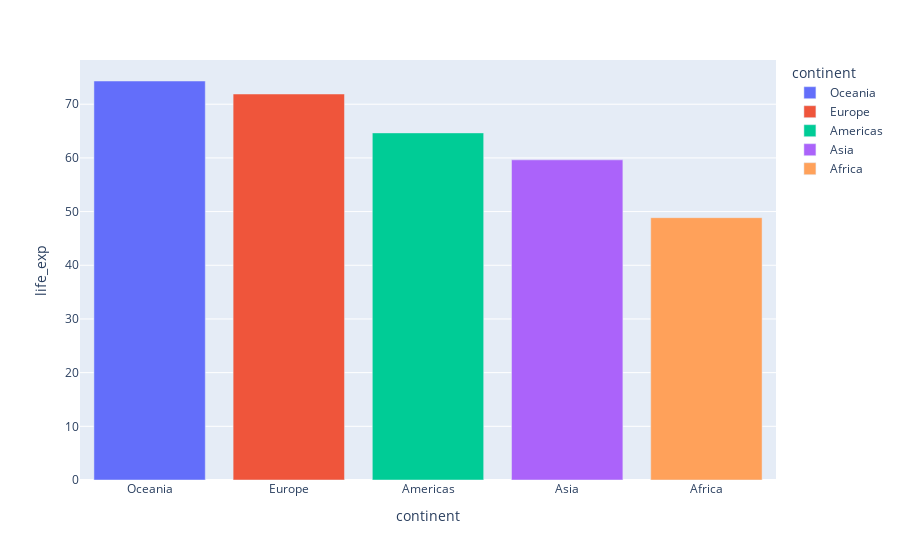

The code cell stored with this chart in its notebook:
### Code cell
fig = px.bar(data_frame=df4, 
            x='continent',
            y='life_exp',
            color='continent')
fig.show()

### Figure 1 — Plotly figure (JSON) as saved in the notebook; plotly's stock layout.template omitted (floating-point values rounded to 4 significant figures)
{"data": [{"alignmentgroup": "True", "hovertemplate": "continent=%{x}<br>life_exp=%{y}<extra></extra>", "legendgroup": "Oceania", "marker": {"color": "#636efa", "pattern": {"shape": ""}}, "name": "Oceania", "offsetgroup": "Oceania", "orientation": "v", "showlegend": true, "textposition": "auto", "type": "bar", "x": ["Oceania"], "xaxis": "x", "y": [74.33], "yaxis": "y"}, {"alignmentgroup": "True", "hovertemplate": "continent=%{x}<br>life_exp=%{y}<extra></extra>", "legendgroup": "Europe", "marker": {"color": "#EF553B", "pattern": {"shape": ""}}, "name": "Europe", "offsetgroup": "Europe", "orientation": "v", "showlegend": true, "textposition": "auto", "type": "bar", "x": ["Europe"], "xaxis": "x", "y": [71.9], "yaxis": "y"}, {"alignmentgroup": "True", "hovertemplate": "continent=%{x}<br>life_exp=%{y}<extra></extra>", "legendgroup": "Americas", "marker": {"color": "#00cc96", "pattern": {"shape": ""}}, "name": "Americas", "offsetgroup": "Americas", "orientation": "v", "showlegend": true, "textposition": "auto", "type": "bar", "x": ["Americas"], "xaxis": "x", "y": [64.66], "yaxis": "y"}, {"alignmentgroup": "True", "hovertemplate": "continent=%{x}<br>life_exp=%{y}<extra></extra>", "legendgroup": "Asia", "marker": {"color": "#ab63fa", "pattern": {"shape": ""}}, "name": "Asia", "offsetgroup": "Asia", "orientation": "v", "showlegend": true, "textposition": "auto", "type": "bar", "x": ["Asia"], "xaxis": "x", "y": [59.64], "yaxis": "y"}, {"alignmentgroup": "True", "hovertemplate": "continent=%{x}<br>life_exp=%{y}<extra></extra>", "legendgroup": "Africa", "marker": {"color": "#FFA15A", "pattern": {"shape": ""}}, "name": "Africa", "offsetgroup": "Africa", "orientation": "v", "showlegend": true, "textposition": "auto", "type": "bar", "x": ["Africa"], "xaxis": "x", "y": [48.87], "yaxis": "y"}], "layout": {"barmode": "relative", "legend": {"title": {"text": "continent"}, "tracegroupgap": 0}, "margin": {"t": 60}, "xaxis": {"anchor": "y", "categoryarray": ["Oceania", "Europe", "Americas", "Asia", "Africa"], "categoryorder": "array", "domain": [0, 1], "title": {"text": "continent"}}, "yaxis": {"anchor": "x", "domain": [0, 1], "title": {"text": "life_exp"}}}}
